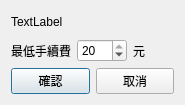
<?xml version="1.0" encoding="UTF-8"?>
<ui version="4.0">
 <class>Dialog</class>
 <widget class="QDialog" name="Dialog">
  <property name="geometry">
   <rect>
    <x>0</x>
    <y>0</y>
    <width>185</width>
    <height>105</height>
   </rect>
  </property>
  <property name="sizePolicy">
   <sizepolicy hsizetype="Preferred" vsizetype="Preferred">
    <horstretch>0</horstretch>
    <verstretch>0</verstretch>
   </sizepolicy>
  </property>
  <property name="minimumSize">
   <size>
    <width>185</width>
    <height>105</height>
   </size>
  </property>
  <property name="maximumSize">
   <size>
    <width>185</width>
    <height>105</height>
   </size>
  </property>
  <property name="windowTitle">
   <string>編輯最低手續費</string>
  </property>
  <layout class="QVBoxLayout" name="verticalLayout">
   <item>
    <layout class="QHBoxLayout" name="horizontalLayout">
     <item>
      <widget class="QLabel" name="qtGroupNameLabel">
       <property name="text">
        <string>TextLabel</string>
       </property>
      </widget>
     </item>
    </layout>
   </item>
   <item>
    <layout class="QHBoxLayout" name="horizontalLayout_2">
     <item>
      <widget class="QLabel" name="label_2">
       <property name="text">
        <string>最低手續費</string>
       </property>
      </widget>
     </item>
     <item>
      <widget class="QSpinBox" name="qtMinimumTradingFeeSpinBox">
       <property name="minimumSize">
        <size>
         <width>50</width>
         <height>0</height>
        </size>
       </property>
       <property name="maximum">
        <number>20</number>
       </property>
       <property name="value">
        <number>20</number>
       </property>
      </widget>
     </item>
     <item>
      <widget class="QLabel" name="label_3">
       <property name="text">
        <string>元</string>
       </property>
      </widget>
     </item>
     <item>
      <spacer name="horizontalSpacer">
       <property name="orientation">
        <enum>Qt::Horizontal</enum>
       </property>
       <property name="sizeHint" stdset="0">
        <size>
         <width>40</width>
         <height>20</height>
        </size>
       </property>
      </spacer>
     </item>
    </layout>
   </item>
   <item>
    <layout class="QHBoxLayout" name="horizontalLayout_5">
     <item>
      <widget class="QPushButton" name="qtOkPushButton">
       <property name="text">
        <string>確認</string>
       </property>
      </widget>
     </item>
     <item>
      <widget class="QPushButton" name="qtCancelPushButton">
       <property name="text">
        <string>取消</string>
       </property>
      </widget>
     </item>
    </layout>
   </item>
  </layout>
 </widget>
 <resources/>
 <connections/>
</ui>
